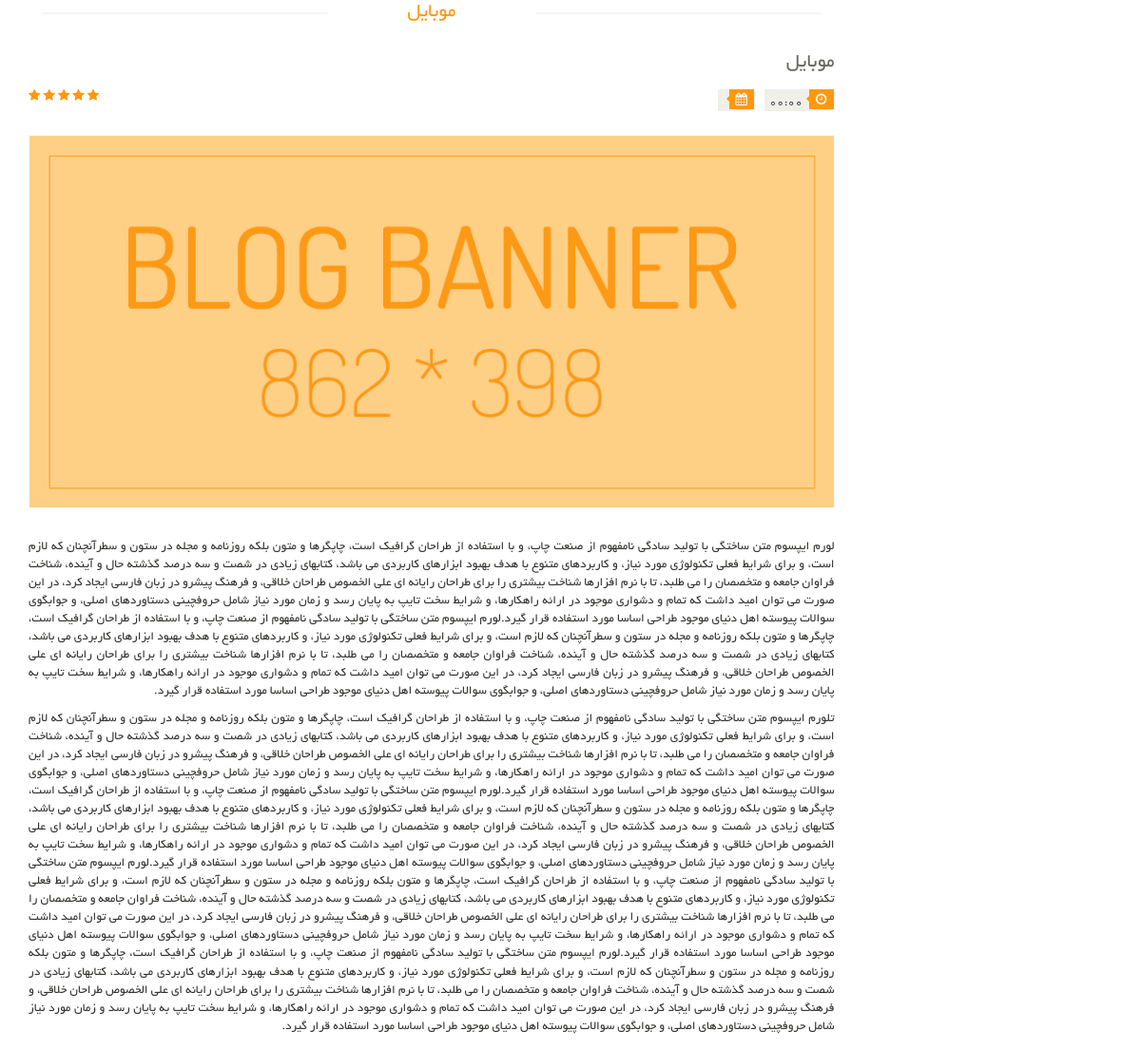
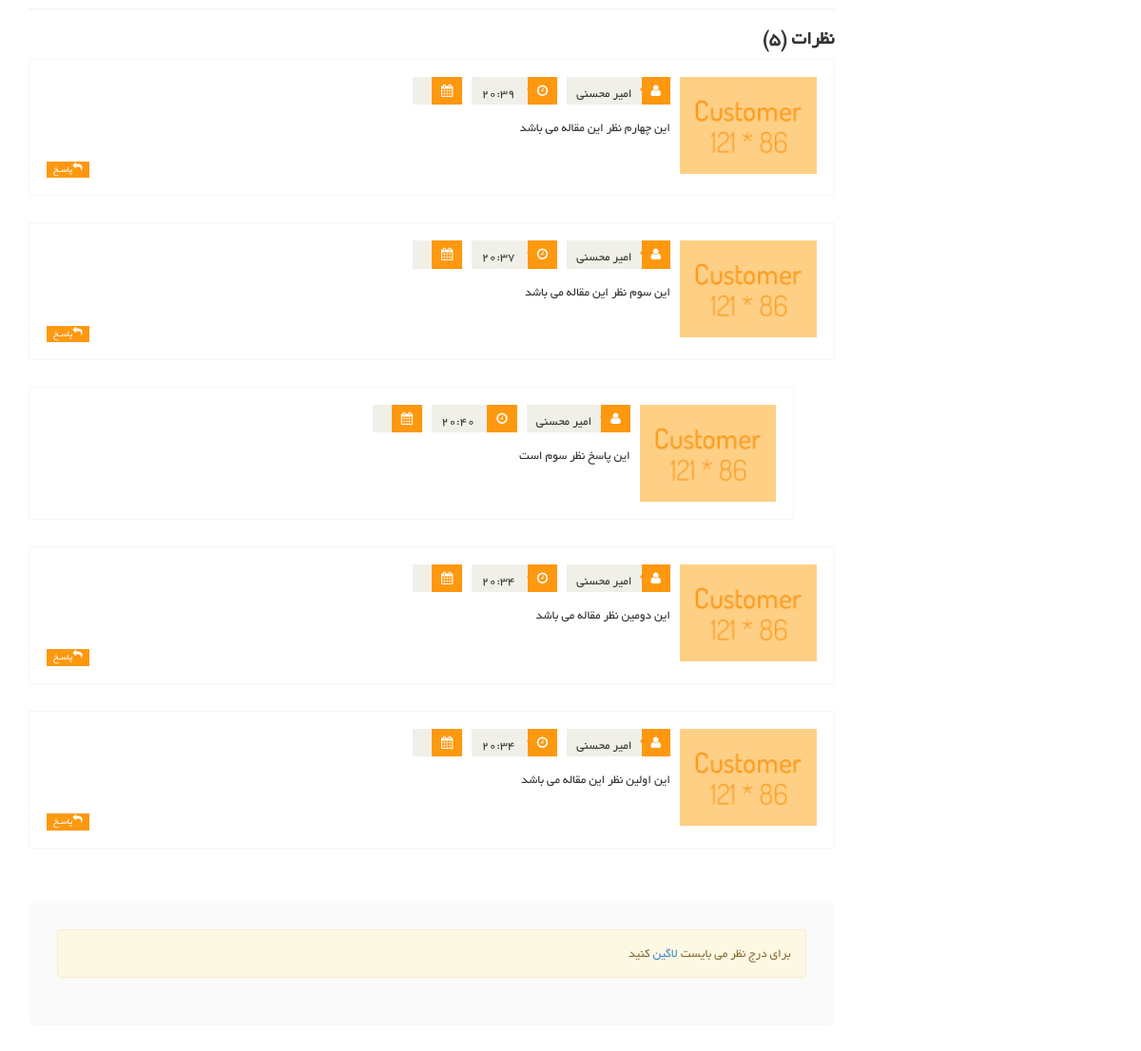
/articles/1/, run on the app's committed database (2 pictures, top to bottom).
### article_module/models.py (models this page shows, shortened)
class Article(models.Model):
    title = models.CharField(max_length=300, verbose_name='عنوان مقاله')
    slug = models.SlugField(max_length=400, db_index=True, allow_unicode=True, verbose_name='عنوان در url')
    image = models.ImageField(upload_to='images/articles', verbose_name='تصویر مقاله')
    short_description = models.TextField(verbose_name='توضیحات مقاله')
    text = models.TextField(verbose_name='متن مقاله')
    is_active = models.BooleanField(default=True, verbose_name='فعال / غیر فعال')
    selected_categories = models.ManyToManyField(ArticleCategory, verbose_name='دسته بندی ها')
    author = models.ForeignKey(User, on_delete=models.CASCADE, null=True, verbose_name='نویسنده', editable=False)
    create_date = models.DateTimeField(auto_now_add=True, editable=False, verbose_name='تاریخ ثبت')
    def get_jalali_create_time(self):
        return self.create_date.strftime('%H:%M')
    class Meta:
        verbose_name = 'مقاله'
        verbose_name_plural = 'مقالات'

class ArticleComment(models.Model):
    article = models.ForeignKey(Article, on_delete=models.CASCADE, verbose_name='مقاله')
    parent = models.ForeignKey('ArticleComment', on_delete=models.CASCADE, null=True, blank=True, verbose_name='والد')
    user = models.ForeignKey(User, on_delete=models.CASCADE, verbose_name='کاربر')
    create_date = models.DateTimeField(auto_now_add=True, verbose_name='تاریخ ثبت')
    text = models.TextField(verbose_name='متن نظر')
    class Meta:
        verbose_name = "نظر مقاله"
        verbose_name_plural = "نظرات مقاله"

### account_module/models.py (models this page shows)
class User(AbstractUser):
    avatar = models.ImageField(upload_to='images/profile', verbose_name='تصویر آواتار', null=True, blank=True)
    email_active_code = models.CharField(max_length=100, verbose_name='کد فعالسازی ایمیل')
    about_user = models.TextField(null=True, blank=True, verbose_name='درباره شخص')
    address = models.TextField(null=True, blank=True, verbose_name='آدرس')
    class Meta:
        verbose_name = 'کاربر'
        verbose_name_plural = 'کاربران'
    def __str__(self):
        if self.first_name is not '' and self.last_name is not '':
            return self.get_full_name()
        else:
            return self.email

### article_module/views.py (the view)
# urls.py: path('<pk>/', views.ArticleDetailView.as_view(), name='articles_detail'),
class ArticleDetailView(DetailView):
    model = Article
    template_name = 'article_module/article_detail_page.html'
    def get_queryset(self):
        query = super(ArticleDetailView, self).get_queryset()
        query = query.filter(is_active=True)
        return query
    def get_context_data(self, **kwargs):
        context = super(ArticleDetailView, self).get_context_data()
        article: Article = kwargs.get('object')
        context['comments'] = ArticleComment.objects.filter(article_id=article.id, parent=None).order_by(
            '-create_date').prefetch_related(
            'articlecomment_set')
        context['comments_count'] = ArticleComment.objects.filter(article_id=article.id).count()
        return context

### polls/templatetags/poll_extras.py (called while the page is built)
@register.filter(name='show_jalali_date')
def show_jalali_date(value):
    return date2jalali(value)

### article_module/templates/article_module/article_detail_page.html (shortened to what this page needs)
{% extends 'shared/_layout.html' %}
{% load render_partial %}
{% load poll_extras %}
{% load thumbnail %}
{% block content %}
    <section>
        <div class="container">
            <div class="row">
                <div class="col-sm-9">
                    <div class="blog-post-area">
                        <h2 class="title text-center">{{ article.title }}</h2>
                        <div class="single-blog-post">
                            <h3>{{ article.title }}</h3>
                            <div class="post-meta">
                                <ul>
                                    <li><i class="fa fa-clock-o"></i>{{ article.get_jalali_create_time }}</li>
                                    <li><i class="fa fa-calendar"></i>{{ article.create_date | show_jalali_date }}
                                    </li>
                                </ul>
                                <span>
										<i class="fa fa-star"></i>
										<i class="fa fa-star"></i>
										<i class="fa fa-star"></i>
										<i class="fa fa-star"></i>
										<i class="fa fa-star-half-o"></i>
								</span>
                            </div>
                            <a href="">
                                {% thumbnail article.image "862x398" quality=95 crop='center' as im %}
                                    <img src="{{ im.url }}">
                                {% endthumbnail %}
                            </a>
                            <p>
                                {{ article.short_description }}
                            </p>
                            <p>
                                {{ article.text }}
                            </p>
                        </div>
                    </div>
                    <div class="response-area" id="comments_area">
                        <h2> نظرات ({{ comments_count }})</h2>
                        <ul class="media-list">
                            {% for comment in comments %}
                                <li class="media" id="single_comment_box_{{ comment.id }}">
                                    <a class="pull-right" href="#">
                                        <img class="media-object" src="/static/images/blog/Customer.jpg" alt="">
                                    </a>
                                    <div class="media-body">
                                        <ul class="sinlge-post-meta">
                                            <li><i class="fa fa-user"></i>{{ comment.user }}</li>
                                            <li><i class="fa fa-clock-o"></i> {{ comment.create_date | time }}</li>
                                            <li>
                                                <i class="fa fa-calendar"></i> {{ comment.create_date|show_jalali_date }}
                                            </li>
                                        </ul>
                                        <p>
                                            {{ comment.text }}
                                        </p>
                                        <a class="btn btn-primary" onclick="fillParentId({{ comment.id }})"><i class="fa fa-reply"></i>پاسـخ</a>
                                    </div>
                                </li>
                                {% for sub_comment in comment.articlecomment_set.all %}
                                    <li class="media second-media" id="single_comment_box_{{ comment.id }}">
                                        <a class="pull-right" href="#">
                                            <img class="media-object" src="/static/images/blog/Customer.jpg" alt="">
                                        </a>
                                        <div class="media-body">
                                            <ul class="sinlge-post-meta">
                                                <li><i class="fa fa-user"></i>{{ sub_comment.user }}</li>
                                                <li><i class="fa fa-clock-o"></i> {{ sub_comment.create_date | time }}
                                                </li>
                                                <li>
                                                    <i class="fa fa-calendar"></i> {{ sub_comment.create_date|show_jalali_date }}
                                                </li>
                                            </ul>
                                            <p>
                                                {{ sub_comment.text }}
                                            </p>
                                        </div>
                                    </li>
                                {% endfor %}
                            {% endfor %}
                        </ul>
                    </div>
                    <div class="replay-box" id="comment_form">
                        {% if request.user.is_authenticated %}
                            <div class="row">
                                <div class="col-sm-12">
                                    <h2>نظـر خود را بنویسیـد</h2>
                                    <div class="text-area" >
                                        <input type="hidden" value="" id="parent_id">
                                        <div class="blank-arrow">
                                            <label>متن پیام</label>
                                        </div>
                                        <span>*</span>
                                        <textarea name="message" rows="11" id="commentText"></textarea>
                                        <a class="btn btn-primary" onclick="sendArticleComment({{ article.id }})">ارسـال نظـر</a>
                                    </div>
                                </div>
                            </div>
                        {% else %}
                            <div class="alert alert-warning">
                                برای درج نظر می بایست <a href="{% url 'login_page' %}">لاگین</a> کنید
                            </div>
                        {% endif %}
                    </div>
                </div>
            </div>
        </div>
    </section>
{% endblock %}

### templates/shared/_layout.html (shortened to what this page needs)
{% load render_partial %}
<!DOCTYPE html>
<html lang="en">
<head>
    {% include 'shared/header_references.html' %}
</head>
<body>
{% block content %} {% endblock %}
</body>
</html>

### templates/shared/header_references.html (shortened to what this page needs)
<link href="/static/css/bootstrap.min.css" rel="stylesheet">
    <link href="/static/css/font-awesome.min.css" rel="stylesheet">
    <link href="/static/css/prettyPhoto.css" rel="stylesheet">
    <link href="/static/css/price-range.css" rel="stylesheet">
    <link href="/static/css/animate.css" rel="stylesheet">
	<link href="/static/css/main.css" rel="stylesheet">
	<link href="/static/css/responsive.css" rel="stylesheet">
	<link href="/static/css/custom.css" rel="stylesheet">

### static/css/main.css (style rules this page uses)
body { font-family: 'BYekan'; font-size: 10pt; position: relative; font-weight: normal; direction: rtl; }
ul li { list-style: none; }
a { -webkit-transition: 300ms; -moz-transition: 300ms; -o-transition: 300ms; transition: 300ms; }
h1, h2, h3, h4, h5, h6 { font-family: 'BYekan', sans-serif; }
.left-sidebar h2:after, h2.title:after { content: " "; position: absolute; border: 1px solid #f5f5f5; bottom: 8px; right: 0; width: 100%; height: 0; z-index: -2; }
h2.title:before { content: " "; position: absolute; background: #fff; bottom: -6px; width: 220px; height: 30px; z-index: -1; right: 50%; margin-right: -110px; }
h2.title { color: #FE980F; font-family: 'BYekan', sans-serif; font-size: 16pt; font-weight: 400; margin: 0 15px; text-transform: uppercase; margin-bottom: 30px; position: relative; }
.single-blog-post { border-bottom: 1px solid #f2f2f2; padding-bottom: 15px; }
.blog-post-area .single-blog-post h3 { color: #696763; font-size: 16pt; font-family: 'BYekan', sans-serif; text-transform: uppercase; font-weight: 500; margin-bottom: 17px; }
.blog-post-area .single-blog-post a img { border: 1px solid #F7F7F0; width: 100%; margin-bottom: 30px }
.blog-post-area .single-blog-post p { color: #363432; text-align: justify; }
.blog-post-area .post-meta { display: block; margin-bottom: 25px; overflow: hidden; }
.blog-post-area .post-meta ul { padding: 0; display: inline; }
.blog-post-area .post-meta ul li { background: #F0F0E9; float: right; margin-left: 10px; padding: 0 5px; font-size: 10pt; color: #393b3b; position: relative; }
.blog-post-area .post-meta ul li i { background: #FE980F; color: #FFFFFF; margin-right: -4px; margin-left: 7px; padding: 4px 7px; }
.sinlge-post-meta li i:after, .blog-post-area .post-meta ul li i:after { content: ""; position: absolute; width: auto; height: auto; border-color: transparent #FE980F transparent transparent; border-width: 4px; border-style: solid; top: 6px; right: 26px; }
.post-meta span { float: left; }
.post-meta span i { color: #FE980F; }
.commnets p, .response-area p, .replay-box p { font-size: 10pt }
.media-list .btn-primary, .commnets .btn-primary { background: #FC9A11; border: 0 none; border-radius: 0; color: #FFFFFF; float: left; font-size: 10px; padding: 1px 7px; text-transform: uppercase; }
.response-area h2 { color: #363432; font-size: 20px; font-weight: 700; }
.response-area .media { border: 1px solid #F7F7F0; padding: 18px; margin-bottom: 28px }
.response-area .media img { height: 102px; width: 100%; }
.response-area .second-media { margin-right: 5%; width: 95%; }
.sinlge-post-meta { overflow: hidden; padding-right: 0; margin-bottom: 15px }
.sinlge-post-meta li { background: #F0F0E9; color: #363432; float: right; font-size: 10pt; font-weight: 400; margin-left: 10px; padding: 0 0 0 10px; position: relative; text-transform: uppercase; }
.sinlge-post-meta li i { background: #FE980F; color: #FFFFFF; margin-left: 10px; padding: 8px 10px; }
.sinlge-post-meta li i:after { top: 7px; border-width: 6px; left: 27px; }
.replay-box { margin-bottom: 107px; margin-top: 55px; background: #fafAfa; padding: 30px; border-radius: 0.5em }
.btn.btn-primary { background: #FE980F; border: 0 none; border-radius: 0; margin-top: 16px; }

### data on the page
Article: title "موبایل", get_jalali_create_time "00:00", short_description "لورم ایپسوم متن ساختگی با تولید سادگی نامفهوم از صنعت چاپ، و با استفاده از طراحان گرافیک است، چاپگرها و متون بلکه روزنامه و مجله در ستون و سطرآنچنان که لازم است، و برای شرایط فعلی تکنولوژی مورد نیاز، و کاربردهای متنوع با هدف بهبود ابزارهای کاربردی می باشد، کتابهای زیادی در شصت و سه درصد گذشته حال و آینده، شناخت فراوان جامعه و متخصصان را می طلبد، تا با نرم افزارها شناخت بیشتری را برای طراحان رایانه ای علی الخصوص طراحان خلاقی، و فرهنگ پیشرو در زبان فارسی ایجاد کرد، در این صورت می توان امید داشت که تمام و دشواری موجود در ارائه راهکارها، و شرایط سخت تایپ به پایان رسد و زمان مورد نیاز شامل حروفچینی دستاوردهای اصلی، و جوابگوی سوالات پیوسته اهل دنیای موجود طراحی اساسا مورد استفاده قرار گیرد.لورم…", text "تلورم ایپسوم متن ساختگی با تولید سادگی نامفهوم از صنعت چاپ، و با استفاده از طراحان گرافیک است، چاپگرها و متون بلکه روزنامه و مجله در ستون و سطرآنچنان که لازم است، و برای شرایط فعلی تکنولوژی مورد نیاز، و کاربردهای متنوع با هدف بهبود ابزارهای کاربردی می باشد، کتابهای زیادی در شصت و سه درصد گذشته حال و آینده، شناخت فراوان جامعه و متخصصان را می طلبد، تا با نرم افزارها شناخت بیشتری را برای طراحان رایانه ای علی الخصوص طراحان خلاقی، و فرهنگ پیشرو در زبان فارسی ایجاد کرد، در این صورت می توان امید داشت که تمام و دشواری موجود در ارائه راهکارها، و شرایط سخت تایپ به پایان رسد و زمان مورد نیاز شامل حروفچینی دستاوردهای اصلی، و جوابگوی سوالات پیوسته اهل دنیای موجود طراحی اساسا مورد استفاده قرار گیرد.لورم…"
ArticleComment: user "امیر محسنی", create_date "20:39", text "این چهارم نظر این مقاله می باشد"
ArticleComment: user "امیر محسنی", create_date "20:37", text "این سوم نظر این مقاله می باشد"
ArticleComment: user "امیر محسنی", create_date "20:40", text "این پاسخ نظر سوم است"
ArticleComment: user "امیر محسنی", create_date "20:34", text "این دومین نظر مقاله می باشد"
ArticleComment: user "امیر محسنی", create_date "20:34", text "این اولین نظر این مقاله می باشد"

### other printed values
{{ comments_count }} "5"
